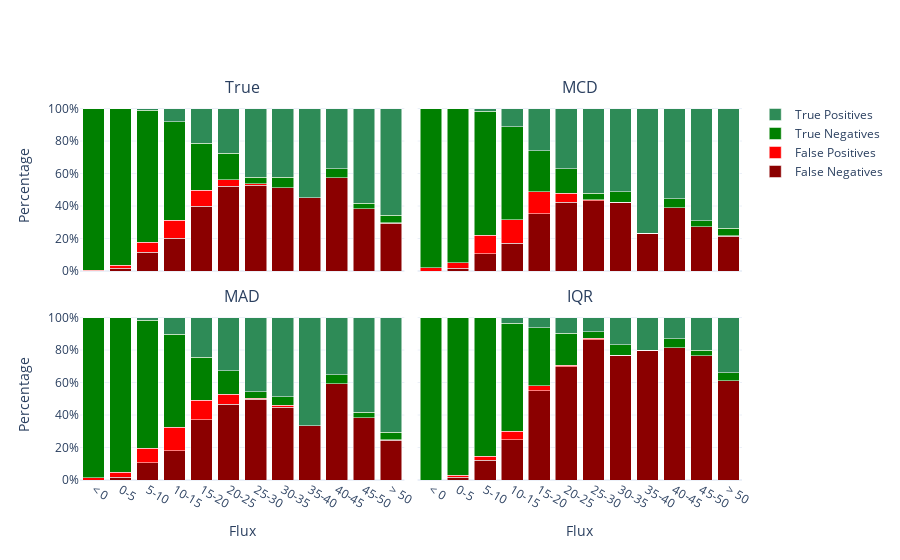

The notebook cell saved with this chart:
### Code cell
import plotly.express as px
import plotly.graph_objects as go
from plotly.subplots import make_subplots
# Create a histogram of the percent of correct predictions and incorrect predictions for each bin
error_df = pd.read_csv("error_df-YEAR_Separated.csv")

# Create a 2 by 2 grid of subplots
fig = make_subplots(rows=2, cols=2, subplot_titles=('True', 'MCD', 'MAD', 'IQR'), horizontal_spacing = 0.02, vertical_spacing = 0.1)
classification_list = ['True', 'MCD', 'MAD', 'IQR']

# Add a stacked bar chart to each subplot
k=0
for i in np.arange(2):
    for j in np.arange(2):
        bins_list = error_df[error_df['Classification'] == classification_list[k]]['Bin'].tolist()
        tp_list = error_df[error_df['Classification'] == classification_list[k]]['TP'].tolist()
        tn_list = error_df[error_df['Classification'] == classification_list[k]]['TN'].tolist()
        fp_list = error_df[error_df['Classification'] == classification_list[k]]['FP'].tolist()
        fn_list = error_df[error_df['Classification'] == classification_list[k]]['FN'].tolist()

        fig.add_bar(x=bins_list, y=fn_list, name='False Negatives', row=i+1, col=j+1, marker=dict(color='darkred'))
        fig.add_bar(x=bins_list, y=fp_list, name='False Positives', row=i+1, col=j+1, marker=dict(color='red'))
        fig.add_bar(x=bins_list, y=tn_list, name='True Negatives', row=i+1, col=j+1, marker=dict(color='green'))
        fig.add_bar(x=bins_list, y=tp_list, name='True Positives', row=i+1, col=j+1, marker=dict(color='seagreen'))
        fig.update_layout(barmode='stack', title_text=classification_list[i], )
        # Set the subplot
        fig.update_xaxes(title_text='Bin', row=i+1, col=j+1)
        fig.update_yaxes(title_text='Percentage', row=i+1, col=j+1)
        k=k+1
        # if i or j > 0, update the trace to remove the legend
        if i > 0 or j > 0:
            fig.update_traces(showlegend=False, row=i+1, col=j+1)
# Set y tick labels manually
fig.update_yaxes(tickvals=[0,0.2,0.4, 0.6, 0.8, 1.0], row=1, col=1)
fig.update_yaxes(tickvals=[0,0.2,0.4, 0.6, 0.8, 1.0], row=1, col=2, ticktext=['', '', '', '', '', ''])
fig.update_yaxes(tickvals=[0,0.2,0.4, 0.6, 0.8, 1.0], row=2, col=1)
fig.update_yaxes(tickvals=[0,0.2,0.4, 0.6, 0.8, 1.0], row=2, col=2, ticktext=['', '', '', '', '', ''])
# Set Y axis tick labels to percents
fig.update_yaxes(tickformat=".0%", row=1, col=1)
fig.update_yaxes(tickformat=".0%", row=1, col=2)
fig.update_yaxes(tickformat=".0%", row=2, col=1)
fig.update_yaxes(tickformat=".0%", row=2, col=2)
# Set y axis titles
fig.update_yaxes(title_text='Percentage', row=1, col=1)
fig.update_yaxes(title_text='', row=1, col=2)
fig.update_yaxes(title_text='Percentage', row=2, col=1)
fig.update_yaxes(title_text='', row=2, col=2)
# Set x axis labels
fig.update_xaxes(title_text='', row=1, col=1)
fig.update_xaxes(title_text='', row=1, col=2)
fig.update_xaxes(title_text='Flux', row=2, col=1)
fig.update_xaxes(title_text='Flux', row=2, col=2)
# Set x tick labels manually
x_labels = ['< 0', '0-5', '5-10', '10-15', '15-20', '20-25', '25-30', '30-35', '35-40', '40-45', '45-50', '> 50']
blank_labels = ['', '', '', '', '', '', '', '', '', '', '', '']
fig.update_xaxes(tickvals = [-2.5, 2.5, 7.5, 12.5, 17.5, 22.5, 27.5, 32.5, 37.5, 42.5, 47.5, 52.5], ticktext=blank_labels, row=1, col=1)
fig.update_xaxes(tickvals = [-2.5, 2.5, 7.5, 12.5, 17.5, 22.5, 27.5, 32.5, 37.5, 42.5, 47.5, 52.5], ticktext=blank_labels, row=1, col=2)
fig.update_xaxes(tickvals = [-2.5, 2.5, 7.5, 12.5, 17.5, 22.5, 27.5, 32.5, 37.5, 42.5, 47.5, 52.5], ticktext=x_labels, row=2, col=1)
fig.update_xaxes(tickvals = [-2.5, 2.5, 7.5, 12.5, 17.5, 22.5, 27.5, 32.5, 37.5, 42.5, 47.5, 52.5], ticktext=x_labels, row=2, col=2)
# Set figure title
fig.update_layout(title_text='', title_x=0.5)
# Set figure style
fig.update_layout(
    template="plotly_white",
)
fig.show()

# Save the figure
fig.write_image("error_df-YEAR_Separated.svg", format='svg')

### Figure 1 — Plotly figure (JSON) as saved in the notebook; plotly's stock layout.template omitted (floating-point values rounded to 4 significant figures)
{"data": [{"marker": {"color": "darkred"}, "name": "False Negatives", "type": "bar", "x": [42.5, -2.5, 52.5, 22.5, 7.5, 2.5, 32.5, 17.5, 27.5, 37.5, 12.5, 47.5], "xaxis": "x", "y": [0.5741, 0, 0.2931, 0.5205, 0.1144, 0.0168, 0.5128, 0.3992, 0.528, 0.45, 0.2018, 0.3818], "yaxis": "y"}, {"marker": {"color": "red"}, "name": "False Positives", "type": "bar", "x": [42.5, -2.5, 52.5, 22.5, 7.5, 2.5, 32.5, 17.5, 27.5, 37.5, 12.5, 47.5], "xaxis": "x", "y": [0, 0.00463, 0.00431, 0.0411, 0.06181, 0.01976, 0, 0.09664, 0.008, 0, 0.1099, 0], "yaxis": "y"}, {"marker": {"color": "green"}, "name": "True Negatives", "type": "bar", "x": [42.5, -2.5, 52.5, 22.5, 7.5, 2.5, 32.5, 17.5, 27.5, 37.5, 12.5, 47.5], "xaxis": "x", "y": [0.05556, 0.9954, 0.04526, 0.1644, 0.8146, 0.9634, 0.0641, 0.2899, 0.04, 0, 0.6072, 0.03636], "yaxis": "y"}, {"marker": {"color": "seagreen"}, "name": "True Positives", "type": "bar", "x": [42.5, -2.5, 52.5, 22.5, 7.5, 2.5, 32.5, 17.5, 27.5, 37.5, 12.5, 47.5], "xaxis": "x", "y": [0.3704, 0, 0.6573, 0.274, 0.009225, 0, 0.4231, 0.2143, 0.424, 0.55, 0.08108, 0.5818], "yaxis": "y"}, {"marker": {"color": "darkred"}, "name": "False Negatives", "showlegend": false, "type": "bar", "x": [42.5, -2.5, 52.5, 22.5, 7.5, 2.5, 32.5, 17.5, 27.5, 37.5, 12.5, 47.5], "xaxis": "x2", "y": [0.3889, 0, 0.2134, 0.4247, 0.1061, 0.01614, 0.4231, 0.3529, 0.432, 0.2333, 0.1712, 0.2727], "yaxis": "y2"}, {"marker": {"color": "red"}, "name": "False Positives", "showlegend": false, "type": "bar", "x": [42.5, -2.5, 52.5, 22.5, 7.5, 2.5, 32.5, 17.5, 27.5, 37.5, 12.5, 47.5], "xaxis": "x2", "y": [0, 0.01852, 0.00431, 0.05479, 0.1144, 0.03393, 0, 0.1345, 0.008, 0, 0.1441, 0], "yaxis": "y2"}, {"marker": {"color": "green"}, "name": "True Negatives", "showlegend": false, "type": "bar", "x": [42.5, -2.5, 52.5, 22.5, 7.5, 2.5, 32.5, 17.5, 27.5, 37.5, 12.5, 47.5], "xaxis": "x2", "y": [0.05556, 0.9815, 0.04526, 0.1507, 0.762, 0.9493, 0.0641, 0.2521, 0.04, 0, 0.573, 0.03636], "yaxis": "y2"}, {"marker": {"color": "seagreen"}, "name": "True Positives", "showlegend": false, "type": "bar", "x": [42.5, -2.5, 52.5, 22.5, 7.5, 2.5, 32.5, 17.5, 27.5, 37.5, 12.5, 47.5], "xaxis": "x2", "y": [0.5556, 0, 0.7371, 0.3699, 0.01753, 0.0006588, 0.5128, 0.2605, 0.52, 0.7667, 0.1117, 0.6909], "yaxis": "y2"}, {"marker": {"color": "darkred"}, "name": "False Negatives", "showlegend": false, "type": "bar", "x": [42.5, -2.5, 52.5, 22.5, 7.5, 2.5, 32.5, 17.5, 27.5, 37.5, 12.5, 47.5], "xaxis": "x3", "y": [0.5926, 0, 0.2435, 0.4658, 0.1061, 0.01581, 0.4487, 0.3697, 0.496, 0.3333, 0.1802, 0.3818], "yaxis": "y3"}, {"marker": {"color": "red"}, "name": "False Positives", "showlegend": false, "type": "bar", "x": [42.5, -2.5, 52.5, 22.5, 7.5, 2.5, 32.5, 17.5, 27.5, 37.5, 12.5, 47.5], "xaxis": "x3", "y": [0, 0.01389, 0.00431, 0.06164, 0.08948, 0.03162, 0.01282, 0.1218, 0.008, 0, 0.1441, 0], "yaxis": "y3"}, {"marker": {"color": "green"}, "name": "True Negatives", "showlegend": false, "type": "bar", "x": [42.5, -2.5, 52.5, 22.5, 7.5, 2.5, 32.5, 17.5, 27.5, 37.5, 12.5, 47.5], "xaxis": "x3", "y": [0.05556, 0.9861, 0.04526, 0.1438, 0.7869, 0.9516, 0.05128, 0.2647, 0.04, 0, 0.573, 0.03636], "yaxis": "y3"}, {"marker": {"color": "seagreen"}, "name": "True Positives", "showlegend": false, "type": "bar", "x": [42.5, -2.5, 52.5, 22.5, 7.5, 2.5, 32.5, 17.5, 27.5, 37.5, 12.5, 47.5], "xaxis": "x3", "y": [0.3519, 0, 0.7069, 0.3288, 0.01753, 0.0009881, 0.4872, 0.2437, 0.456, 0.6667, 0.1027, 0.5818], "yaxis": "y3"}, {"marker": {"color": "darkred"}, "name": "False Negatives", "showlegend": false, "type": "bar", "x": [42.5, -2.5, 52.5, 22.5, 7.5, 2.5, 32.5, 17.5, 27.5, 37.5, 12.5, 47.5], "xaxis": "x4", "y": [0.8148, 0, 0.6099, 0.6986, 0.1227, 0.0168, 0.7692, 0.5504, 0.864, 0.8, 0.2468, 0.7636], "yaxis": "y4"}, {"marker": {"color": "red"}, "name": "False Positives", "showlegend": false, "type": "bar", "x": [42.5, -2.5, 52.5, 22.5, 7.5, 2.5, 32.5, 17.5, 27.5, 37.5, 12.5, 47.5], "xaxis": "x4", "y": [0, 0, 0.002155, 0.006849, 0.02491, 0.01153, 0, 0.02941, 0.008, 0, 0.05225, 0], "yaxis": "y4"}, {"marker": {"color": "green"}, "name": "True Negatives", "showlegend": false, "type": "bar", "x": [42.5, -2.5, 52.5, 22.5, 7.5, 2.5, 32.5, 17.5, 27.5, 37.5, 12.5, 47.5], "xaxis": "x4", "y": [0.05556, 1, 0.04741, 0.1986, 0.8515, 0.9717, 0.0641, 0.3571, 0.04, 0, 0.6649, 0.03636], "yaxis": "y4"}, {"marker": {"color": "seagreen"}, "name": "True Positives", "showlegend": false, "type": "bar", "x": [42.5, -2.5, 52.5, 22.5, 7.5, 2.5, 32.5, 17.5, 27.5, 37.5, 12.5, 47.5], "xaxis": "x4", "y": [0.1296, 0, 0.3405, 0.09589, 0.0009225, 0, 0.1667, 0.06303, 0.088, 0.2, 0.03604, 0.2], "yaxis": "y4"}], "layout": {"annotations": [{"font": {"size": 16}, "showarrow": false, "text": "True", "x": 0.245, "xanchor": "center", "xref": "paper", "y": 1, "yanchor": "bottom", "yref": "paper"}, {"font": {"size": 16}, "showarrow": false, "text": "MCD", "x": 0.755, "xanchor": "center", "xref": "paper", "y": 1, "yanchor": "bottom", "yref": "paper"}, {"font": {"size": 16}, "showarrow": false, "text": "MAD", "x": 0.245, "xanchor": "center", "xref": "paper", "y": 0.45, "yanchor": "bottom", "yref": "paper"}, {"font": {"size": 16}, "showarrow": false, "text": "IQR", "x": 0.755, "xanchor": "center", "xref": "paper", "y": 0.45, "yanchor": "bottom", "yref": "paper"}], "barmode": "stack", "title": {"text": "", "x": 0.5}, "xaxis": {"anchor": "y", "domain": [0, 0.49], "ticktext": ["", "", "", "", "", "", "", "", "", "", "", ""], "tickvals": [-2.5, 2.5, 7.5, 12.5, 17.5, 22.5, 27.5, 32.5, 37.5, 42.5, 47.5, 52.5], "title": {"text": ""}}, "xaxis2": {"anchor": "y2", "domain": [0.51, 1], "ticktext": ["", "", "", "", "", "", "", "", "", "", "", ""], "tickvals": [-2.5, 2.5, 7.5, 12.5, 17.5, 22.5, 27.5, 32.5, 37.5, 42.5, 47.5, 52.5], "title": {"text": ""}}, "xaxis3": {"anchor": "y3", "domain": [0, 0.49], "ticktext": ["< 0", "0-5", "5-10", "10-15", "15-20", "20-25", "25-30", "30-35", "35-40", "40-45", "45-50", "> 50"], "tickvals": [-2.5, 2.5, 7.5, 12.5, 17.5, 22.5, 27.5, 32.5, 37.5, 42.5, 47.5, 52.5], "title": {"text": "Flux"}}, "xaxis4": {"anchor": "y4", "domain": [0.51, 1], "ticktext": ["< 0", "0-5", "5-10", "10-15", "15-20", "20-25", "25-30", "30-35", "35-40", "40-45", "45-50", "> 50"], "tickvals": [-2.5, 2.5, 7.5, 12.5, 17.5, 22.5, 27.5, 32.5, 37.5, 42.5, 47.5, 52.5], "title": {"text": "Flux"}}, "yaxis": {"anchor": "x", "domain": [0.55, 1], "tickformat": ".0%", "tickvals": [0, 0.2, 0.4, 0.6, 0.8, 1], "title": {"text": "Percentage"}}, "yaxis2": {"anchor": "x2", "domain": [0.55, 1], "tickformat": ".0%", "ticktext": ["", "", "", "", "", ""], "tickvals": [0, 0.2, 0.4, 0.6, 0.8, 1], "title": {"text": ""}}, "yaxis3": {"anchor": "x3", "domain": [0, 0.45], "tickformat": ".0%", "tickvals": [0, 0.2, 0.4, 0.6, 0.8, 1], "title": {"text": "Percentage"}}, "yaxis4": {"anchor": "x4", "domain": [0, 0.45], "tickformat": ".0%", "ticktext": ["", "", "", "", "", ""], "tickvals": [0, 0.2, 0.4, 0.6, 0.8, 1], "title": {"text": ""}}}}
